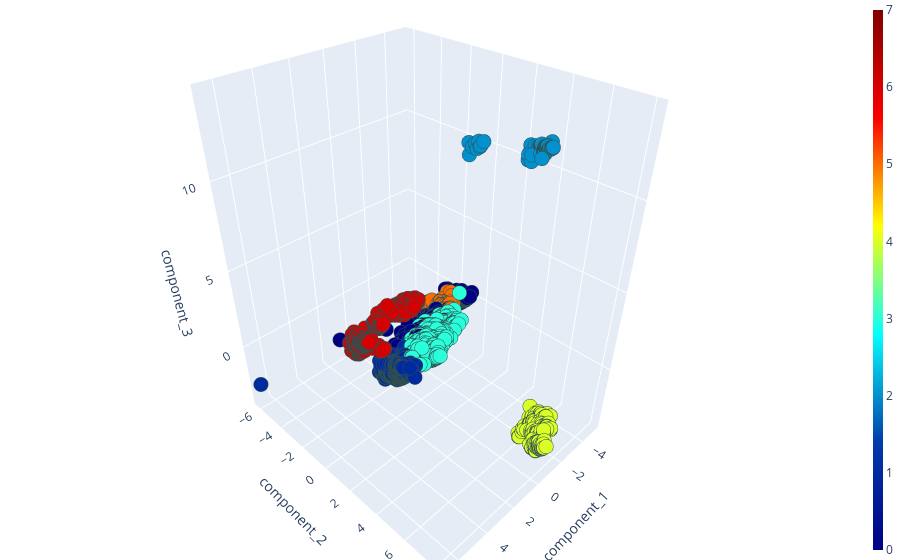

The cell this chart's notebook holds for it:
### Code cell
display_components_in_cool_3D_space(components_3d_pca, labels_clast_train, 'component_1', 'component_2', 'component_3', 'clusters')

### Figure 1 — Plotly figure (JSON) as saved in the notebook; plotly's stock layout.template omitted (floating-point values rounded to 4 significant figures; data arrays with more than 128 entries replaced by an {"elided": "..."} marker saying what was removed)
{"data": [{"marker": {"color": {"elided": "7500 int values"}, "colorbar": {"thickness": 10}, "colorscale": [[0.0, "rgb(0,0,131)"], [0.2, "rgb(0,60,170)"], [0.4, "rgb(5,255,255)"], [0.6, "rgb(255,255,0)"], [0.8, "rgb(250,0,0)"], [1.0, "rgb(128,0,0)"]], "line": {"color": "DarkSlateGrey", "width": 2}, "size": 5}, "mode": "markers", "type": "scatter3d", "x": {"elided": "7500 float values"}, "y": {"elided": "7500 float values"}, "z": {"elided": "7500 float values"}}], "layout": {"margin": {"b": 0, "l": 0, "r": 0, "t": 0}, "scene": {"xaxis": {"title": {"text": "component_1"}}, "yaxis": {"title": {"text": "component_2"}}, "zaxis": {"title": {"text": "component_3"}}}}}
